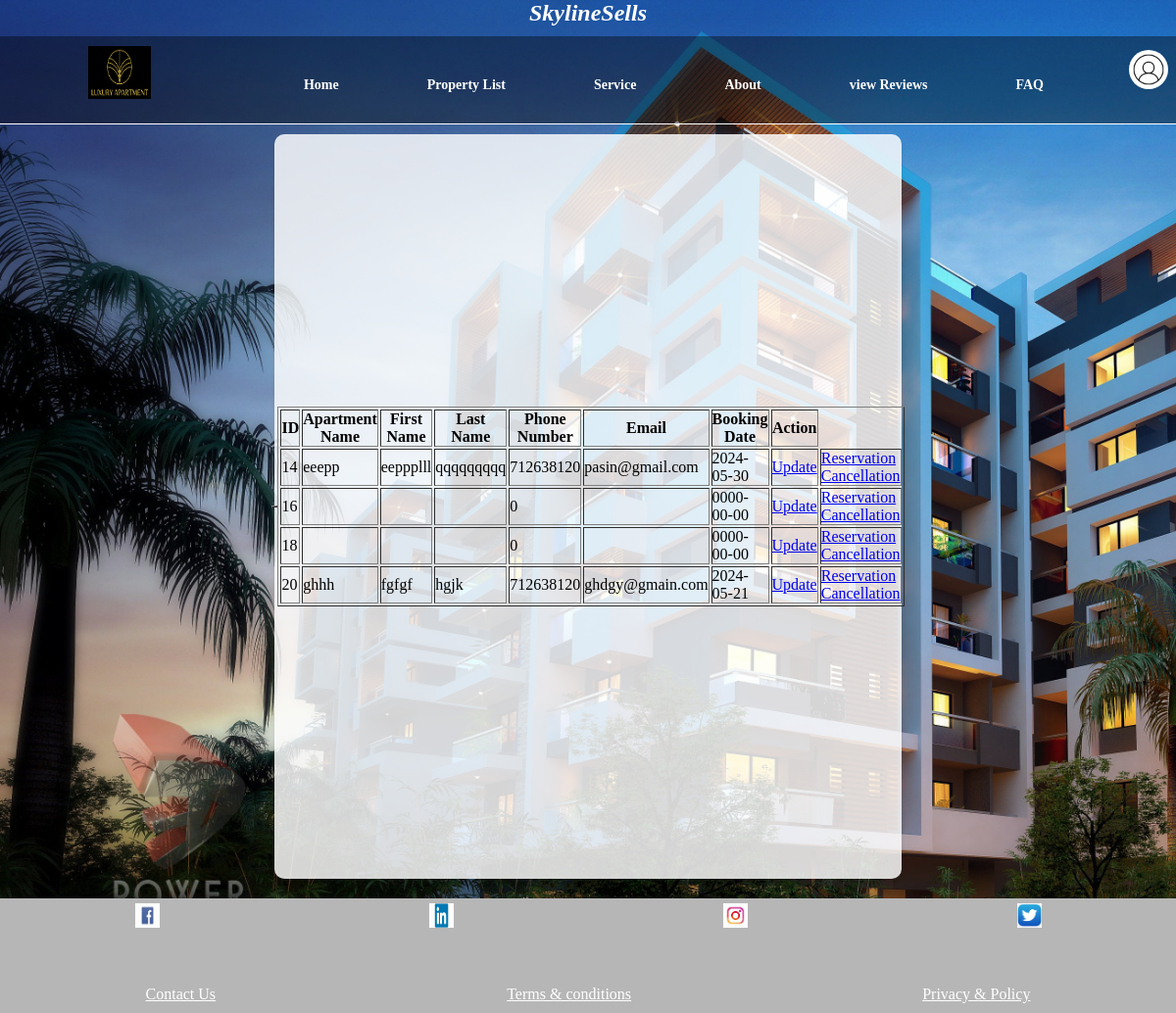
The page /bookingread.php on the database its author committed.
### tables this page shows
CREATE TABLE `apartment3` (
  `id` int(20) NOT NULL,
  `apartment_name` varchar(20) NOT NULL,
  `first_name` varchar(20) NOT NULL,
  `last_name` varchar(20) NOT NULL,
  `phone_number` int(20) NOT NULL,
  `email` varchar(20) NOT NULL,
  `booking_date` date NOT NULL
);

### bookingread.php (the view, shortened to what this page needs)
<html>
    <head>
        <link rel="stylesheet" href = "styles/styles1.css">
    </head>
    <body>
        <h2><em>SkylineSells</em></h2>
        <div class="profile">
          <img src="images\user-profile-icon.jpg" alt="User Profile" class="profile-icon" onclick="toggleMenu()">
        </div>
        <nav>
            <img class="logo" src="images\apartmentlogo.png" alt="Apartment LOGO">
            <ul class= "menu">
            <li> <a href = "Home.php"> Home </a> </li>
            <li> <a href = "readPropertyList.php"> Property List </a> </li>
            <li> <a href = "Service.php"> Service </a> </li>
            <li> <a href = "About.php"> About </a> </li>
            <li> <a href="Reviews.php">view Reviews</a>
            <li> <a href="maincomment.php">FAQ</a>
            </ul>
        </nav>
        <div class="container" style="width: 50%; height: 100px; background-color: #ffffffd3; padding: 20px; border-radius: 10px; box-shadow: 0 4px 4px rgba(0, 0, 0, 0.1); margin: 20px auto;">
        <table border='1'>
            <?php
            require 'config.php';
            $sql1 = "SELECT id, apartment_name, first_name, last_name, phone_number, email, booking_date FROM apartment3";
            $result = $con->query($sql1);
            if ($result->num_rows > 0) {
                echo "<table border='1'>";
                echo "<tr>
                        <th>ID</th>
                        <th>Apartment Name</th>
                        <th>First Name</th>
                        <th>Last Name</th>
                        <th>Phone Number</th>
                        <th>Email</th>
                        <th>Booking Date</th>
                        <th>Action</th>
                      </tr>";
                while ($row = $result->fetch_assoc()) {
                    echo "<tr>";
                    echo "<td>".$row["id"]."</td>";
                    echo "<td>".$row["apartment_name"]."</td>";
                    echo "<td>".$row["first_name"]."</td>";
                    echo "<td>".$row["last_name"]."</td>";
                    echo "<td>".$row["phone_number"]."</td>";
                    echo "<td>".$row["email"]."</td>";
                    echo "<td>".$row["booking_date"]."</td>";
                    echo "<td><a href='bookingupdateindex.php?id=".$row["id"]."'>Update</a></td>";
                    echo "<td><a href='bookingdeleteindex.php?id=".$row["id"]."'>Reservation Cancellation</a></td>";
                    echo "</tr>";
                }
                echo "</table>";
            } else {
                echo "no result";
            }
            ?>
        </table>
        </div>
        <footer>
<div class="icons">
   <img class="icon" src ="images/facebook.jpg" alt="facebook logo">
   <img class="icon" src ="images/linkedIn.jpg" alt="linkedln logo">
   <img class="icon" src ="images/instagram.jpg" alt="instagram logo">
   <img class="icon" src ="images/twitter.png" alt="twitter logo">
</div>
 <br><br><br>
<div class="footer-details">
 <a href="contactus.php" class="footer-details">Contact Us</a>
 <a href="terms&condition.php" class="footer-details">Terms & conditions</a>
 <a href="privacy&policy.php" class="footer-details">Privacy & Policy</a>
 </div>
</footer>
    </body>
</html>

### styles/styles1.css (style rules this page uses)
* { margin:0; padding:0; }
body { background-image:url("../images/background2.jpg"); background-size:cover; background-repeat:no-repeat; }
h2 { font-weight:bold; color:white; text-align:center; }
.profile { margin-left: 96%; position: absolute; display: inline-block; z-index: 1; margin-top: 2%; }
.profile-icon { width: 40px; height: 40px; border-radius:25px; cursor: pointer; }
nav { position:relative; top:10px; left:0; width:100%; height:90px; padding:10px 90px; box-sizing:border-box; background:rgba(0,0,0,0.4); border-bottom:1px solid #fff; }
nav ul { list-style-type:none; display:flex; float:right; }
nav ul li a { line-height:80px; color:#fff; padding:12px 30px; text-decoration:none; font-size:14px; font-weight:bold; margin-left:15px; margin-right:15px; }
.logo { height:50px; width:60px; border:2px solid black; background-color:black; }
.icons { display:flex; justify-content:space-around; }
.icon { display:inline-block; height:25px; width:25px; margin:5px; }
div.footer-details { display:flex; justify-content:space-around; }
a.footer-details { display:inline-block; color:white; margin-bottom:10px; }
footer { background-color:rgb(182, 182, 182); }
div.container { display:flex; justify-content:center; align-items:center; min-height:90vh; margin-bottom: 100px; }

### rows shown on the page
apartment3: id "14", apartment_name "eeepp", first_name "eeppplll", last_name "qqqqqqqqq", phone_number "712638120", email "pasin@gmail.com", booking_date "2024-05-30"
apartment3: id "16", phone_number "0", booking_date "0000-00-00"
apartment3: id "18", phone_number "0", booking_date "0000-00-00"
apartment3: id "20", apartment_name "ghhh", first_name "fgfgf", last_name "hgjk", phone_number "712638120", email "ghdgy@gmain.com", booking_date "2024-05-21"
